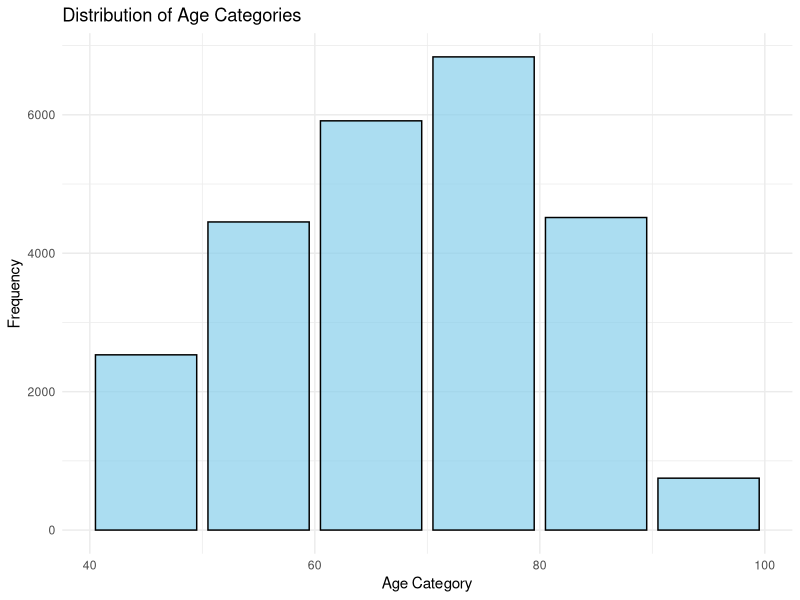
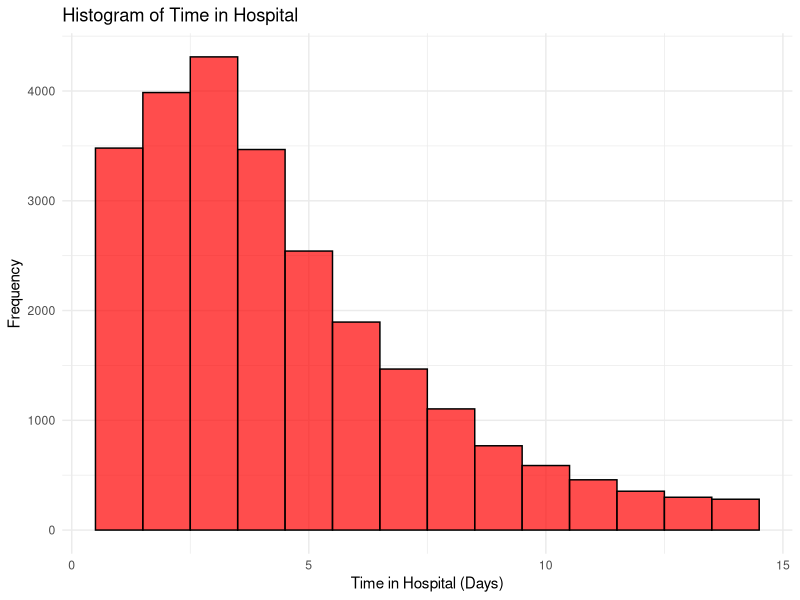
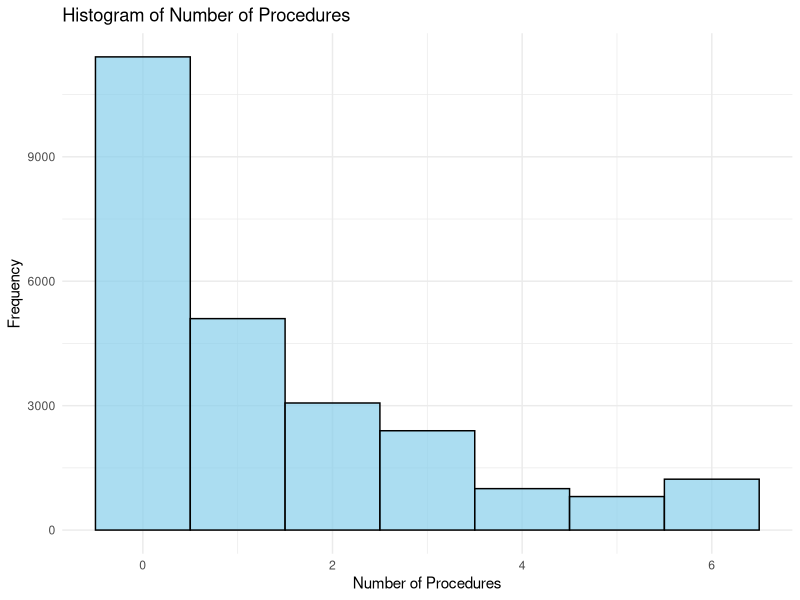
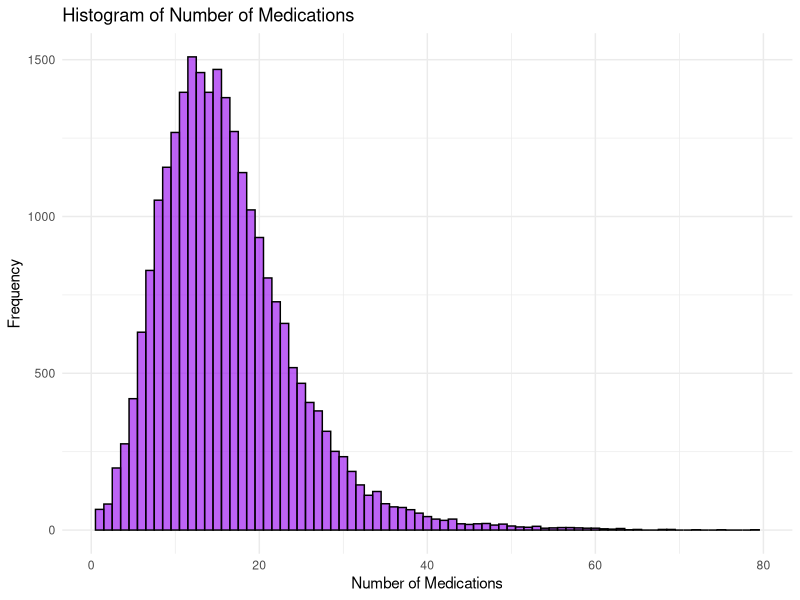

Source code (R) for these figures, in order:
## ---- chunk 1
# Load necessary libraries
library(caret)
library(caTools)
library(dplyr)
library(stringr)
library(ggplot2)

setwd('/Users/maiacunningham/Library/CloudStorage/OneDrive-UW/Courersa Training/Data Analytics Practice')
data <- read.csv("hospital_readmissions.csv")

## ---- chunk 2
# check variables for NA/summarize
summary(data)
sum(is.na(data)) # no NAs

table(data$age)
table(data$medical_specialty)
table(data$diag_1)
table(data$diag_2)
table(data$diag_3)
table(data$glucose_test)
table(data$A1Ctest)
table(data$diabetes_med)
table(data$readmitted)

data <- data %>%
  mutate(
    A1Ctest = case_when(
      A1Ctest %in% c("no", "normal") ~ "no/normal",  # Combine "no" and "normal"
      TRUE ~ A1Ctest  # Keep other responses as they are
    ),
    glucose_test = case_when(
      glucose_test %in% c("no", "normal") ~ "no/normal",  # Combine "no" and "normal"
      TRUE ~ glucose_test  # Keep other responses as they are
    )
  )

## ---- chunk 3
# clean up age variable
data <- data %>%
  mutate(age = str_replace_all(age, "[\\[\\]()]", ""))

# Convert age categories to factor
data$age <- as.factor(data$age)

# Define a vector that maps age ranges to their average values
age_mapping <- c(
  "40-50" = 45,
  "50-60" = 55,
  "60-70" = 65,
  "71-80" = 75,
  "81-90" = 85,
  "90-100" = 95
)

# Replace age categories with their corresponding averages using the mapping
data$age <- age_mapping[data$age]

## ---- chunk 4
# exploratory data analysis (visualizations)

# Plotting a bar plot of age categories
ggplot(data, aes(x = age)) +
  geom_bar(fill = "skyblue", color = "black", alpha = 0.7) +
  labs(title = "Distribution of Age Categories", x = "Age Category", y = "Frequency") +
  theme_minimal()

# Create histogram for time in hospital
ggplot(data, aes(x = time_in_hospital)) +
  geom_histogram(binwidth = 1, fill = "red", color = "black", alpha = 0.7) +
  labs(title = "Histogram of Time in Hospital", x = "Time in Hospital (Days)", y = "Frequency") +
  theme_minimal()

# Create histogram for n_procedures
ggplot(data, aes(x = n_procedures)) +
  geom_histogram(binwidth = 1, fill = "skyblue", color = "black", alpha = 0.7) +
  labs(title = "Histogram of Number of Procedures", x = "Number of Procedures", y = "Frequency") +
  theme_minimal()

# Create histogram for medications
ggplot(data, aes(x = n_medications)) +
  geom_histogram(binwidth = 1, fill = "purple", color = "black", alpha = 0.7) +
  labs(title = "Histogram of Number of Medications", x = "Number of Medications", y = "Frequency") +
  theme_minimal()

## ---- chunk 5
# do some modeling (steps 1-7)

# 1. one-hot encode categorical variables
categorical_columns <- c('medical_specialty', 'diag_1', 'diag_2', 'diag_3', 'glucose_test', 'A1Ctest', 'change', 'diabetes_med')

# Using model.matrix() to create dummy variables
data_encoded <- data %>%
  mutate(across(all_of(categorical_columns), as.factor)) %>%
  bind_cols(model.matrix(~ medical_specialty + diag_1 + diag_2 + diag_3 + glucose_test + A1Ctest + change + diabetes_med - 1, data = data))

# Drop the original categorical columns
data_encoded <- data_encoded %>%
  select(-all_of(categorical_columns))

# 2. Standardize numerical features
numerical_columns <- c('age', 'time_in_hospital', 'n_lab_procedures', 'n_procedures', 'n_medications', 'n_outpatient', 'n_inpatient', 'n_emergency')

# Apply scaling to the numerical columns
data_encoded[numerical_columns] <- scale(data_encoded[numerical_columns])

# 3. Define target and features
X <- data_encoded %>% select(-readmitted)
y <- data_encoded$readmitted

# 4. Split the data into training and test sets (70% train, 30% test)
set.seed(42)
split <- sample.split(y, SplitRatio = 0.7)
X_train <- X[split == TRUE, ]
X_test <- X[split == FALSE, ]
y_train <- y[split == TRUE]
y_test <- y[split == FALSE]

# 5. Train a logistic regression model

# clean readmitted variable
data_encoded$readmitted <- ifelse(data_encoded$readmitted == 'yes', 1, 0)
model <- glm(readmitted ~ ., data = data_encoded[split == TRUE, ], family = binomial)

# 6. Make predictions
y_pred_prob <- predict(model, X_test, type = "response")
y_pred <- ifelse(y_pred_prob > 0.5, 'yes', 'no')

# 7. Evaluate the model

# Confusion matrix
conf_matrix <- table(Predicted = y_pred, Actual = y_test)

# Precision, Recall, F1 Score
precision <- sum(y_pred == 'yes' & y_test == 'yes') / sum(y_pred == 'yes')
recall <- sum(y_pred == 'yes' & y_test == 'yes') / sum(y_test == 'yes')
f1 <- 2 * (precision * recall) / (precision + recall)

# Print the results
cat('Precision: ', precision, '\n')
cat('Recall: ', recall, '\n')
cat('F1 Score: ', f1, '\n')
cat('Confusion Matrix: \n')
print(conf_matrix)

# Optional: Classification Report (can be generated using caret's confusionMatrix function)
caret_conf <- confusionMatrix(as.factor(y_pred), as.factor(y_test))
print(caret_conf)
